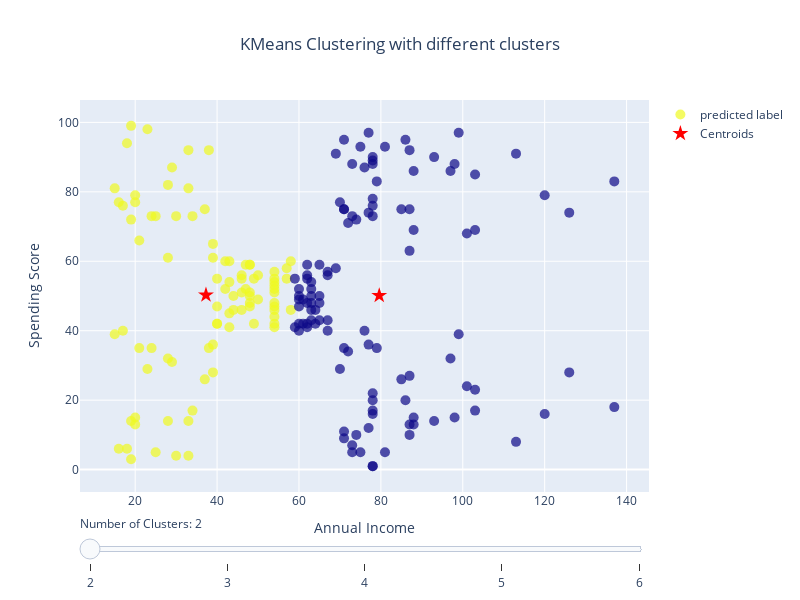

This figure's notebook cell:
### Markdown cell above
```{note}
By using the elbow method we found the optimal number of clusters. Code below create visualization where 
you can slide the widget to select the number of clusters. 
The K-means algorithm is executed accordingly with the selected number of clusters, and the resulting clusters are 
visualized along with their centroids. This helps users observe how different cluster counts affect the grouping of data points. 
```

### Code cell
import numpy as np
import pandas as pd
import plotly.graph_objects as go
from sklearn.datasets import make_blobs
from sklearn.cluster import KMeans
from ipywidgets import interact, IntSlider

# Generate random data
df = pd.read_csv('https://raw.githubusercontent.com/satishgunjal/datasets/master/Mall_Customers.csv')
X = df.iloc[:, [3,4]].values
kmeans = KMeans(n_clusters=2, init='k-means++', max_iter=300, n_init=10, random_state=0)
kmeans.fit(X)
predict = kmeans.fit_predict(X)

def kmeans_interactive_X(num_clusters):
    # Fit KMeans model
    kmeans = KMeans(n_clusters=num_clusters, init='k-means++', max_iter=300, n_init=10, random_state=0)
    kmeans.fit(X)
    return X[:,0]

def kmeans_interactive_Y(num_clusters):
    # Fit KMeans model
    kmeans = KMeans(n_clusters=num_clusters, init='k-means++', max_iter=300, n_init=10, random_state=0)
    kmeans.fit(X)
    return X[:,1]

def cluster_centers_X(num_clusters):
    kmeans = KMeans(n_clusters=num_clusters, init='k-means++', max_iter=300, n_init=10, random_state=0)
    kmeans.fit(X)
    return kmeans.cluster_centers_[:, 0]

def cluster_centers_Y(num_clusters):
    kmeans = KMeans(n_clusters=num_clusters, init='k-means++', max_iter=300, n_init=10, random_state=0)
    kmeans.fit(X)
    return kmeans.cluster_centers_[:, 1]
    
def predict(num_clusters):
    kmeans = KMeans(n_clusters=num_clusters, init='k-means++', max_iter=300, n_init=10, random_state=0)
    kmeans.fit(X)
    return kmeans.fit_predict(X)

fig = go.Figure()

fig.add_trace(go.Scatter(x=X[:, 0], y=X[:, 1], mode='markers', marker=dict(color=kmeans.labels_, size=10, opacity=0.7), name = 'predicted label'))
fig.add_trace(go.Scatter(x=kmeans.cluster_centers_[:, 0], y=kmeans.cluster_centers_[:, 1], mode='markers', marker=dict(color='red', size=12, symbol='star'), name='Centroids'))
fig.update_layout(title=dict(text='KMeans Clustering with different clusters', x=0.5, xanchor='center'), xaxis_title='Annual Income', yaxis_title='Spending Score', width=800,  # Set the width of the figure
    height=600)

fig.update_layout(sliders=[
    {
        'steps': [
            {
                'method': 'animate',
                'label': str(components),
                'args': [
                    [str(components)], 
                    {
                        'mode': 'immediate',
                        'frame': {'duration': 500, 'redraw': True},
                        'transition': {'duration': 300}
                    }
                ]
            }
            for components in range(2, 7)
        ],
        'currentvalue': {'prefix': 'Number of Clusters: '}
    }
])

frames = [go.Frame(data=[
        go.Scatter(
            x=kmeans_interactive_X(components), 
            y=kmeans_interactive_Y(components), 
            mode='markers', 
            marker=dict(color=predict(components), size=10, opacity=0.7),
            
        ),
        go.Scatter(
            x=cluster_centers_X(components), 
            y=cluster_centers_Y(components), 
            name = 'Centroids',
            mode='markers', 
            marker=dict(color='red', size=12, symbol='star'),
        )
    ], name=str(components)) for components in range(2, 7)]

fig.frames = frames
fig.show()

### Figure 1 — Plotly figure (JSON) as saved in the notebook; plotly's stock layout.template omitted (floating-point values rounded to 4 significant figures; data arrays with more than 128 entries replaced by an {"elided": "..."} marker saying what was removed)
{"data": [{"marker": {"color": {"elided": "200 int values"}, "opacity": 0.7, "size": 10}, "mode": "markers", "name": "predicted label", "type": "scatter", "x": {"elided": "200 int values"}, "y": {"elided": "200 int values"}}, {"marker": {"color": "red", "size": 12, "symbol": "star"}, "mode": "markers", "name": "Centroids", "type": "scatter", "x": [79.6, 37.29], "y": [50.13, 50.29]}], "layout": {"height": 600, "sliders": [{"currentvalue": {"prefix": "Number of Clusters: "}, "steps": [{"args": [["2"], {"frame": {"duration": 500, "redraw": true}, "mode": "immediate", "transition": {"duration": 300}}], "label": "2", "method": "animate"}, {"args": [["3"], {"frame": {"duration": 500, "redraw": true}, "mode": "immediate", "transition": {"duration": 300}}], "label": "3", "method": "animate"}, {"args": [["4"], {"frame": {"duration": 500, "redraw": true}, "mode": "immediate", "transition": {"duration": 300}}], "label": "4", "method": "animate"}, {"args": [["5"], {"frame": {"duration": 500, "redraw": true}, "mode": "immediate", "transition": {"duration": 300}}], "label": "5", "method": "animate"}, {"args": [["6"], {"frame": {"duration": 500, "redraw": true}, "mode": "immediate", "transition": {"duration": 300}}], "label": "6", "method": "animate"}]}], "title": {"text": "KMeans Clustering with different clusters", "x": 0.5, "xanchor": "center"}, "width": 800, "xaxis": {"title": {"text": "Annual Income"}}, "yaxis": {"title": {"text": "Spending Score"}}}}
